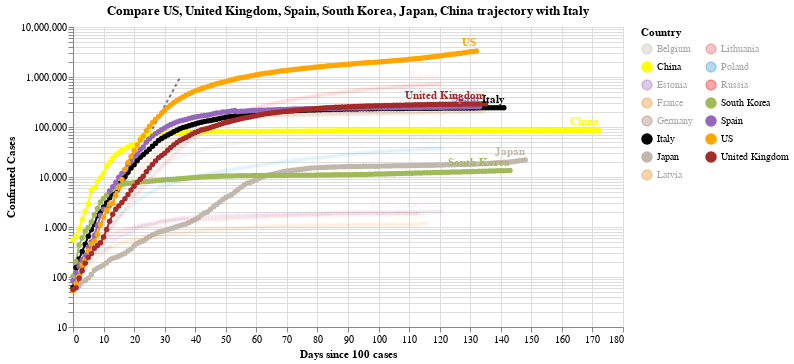

The cell this chart's notebook holds for it:
### Code cell
#hide_input
chart2 = make_since_chart(dff2, ['US', 'United Kingdom', 'Spain', 'South Korea', 'Japan', 'China'], baseline_countries)
chart2

### Figure 1 — Vega-Lite specification as saved in the notebook (floating-point values rounded to 4 significant figures; data arrays with more than 128 entries replaced by an {"elided": "..."} marker saying what was removed)
{"config": {"view": {"continuousWidth": 400, "continuousHeight": 300}}, "layer": [{"data": {"name": "data-628230001892d6798b50651be41d1b3e"}, "mark": {"type": "line", "color": "black", "opacity": 0.5, "strokeDash": [3, 3]}, "encoding": {"x": {"type": "quantitative", "field": "Days since 100 cases"}, "y": {"type": "quantitative", "field": "Confirmed Cases"}}}, {"data": {"name": "data-56bbd19b94d60ffac6d3d1c54a543190"}, "mark": {"type": "line", "point": true}, "encoding": {"color": {"type": "nominal", "field": "Country", "legend": {"columns": 2}, "scale": {"domain": ["Belgium", "China", "Estonia", "France", "Germany", "Italy", "Japan", "Latvia", "Lithuania", "Poland", "Russia", "South Korea", "Spain", "US", "United Kingdom"], "range": ["#C1B7AD", "yellow", "#9467bd", "#F58518", "#9D755D", "black", "#C1B7AD", "#F58518", "#E45756", "#2495D3", "red", "#A1BA59", "#9467bd", "orange", "brown"]}}, "opacity": {"condition": {"value": 1, "selection": "selector012"}, "value": 0.05}, "tooltip": [{"type": "nominal", "field": "Country"}, {"type": "temporal", "field": "Date"}, {"type": "quantitative", "field": "Confirmed Cases"}, {"type": "quantitative", "field": "Days since 100 cases"}], "x": {"type": "quantitative", "field": "Days since 100 cases"}, "y": {"type": "quantitative", "field": "Confirmed Cases", "scale": {"type": "log"}}}, "selection": {"selector012": {"type": "multi", "fields": ["Country"], "bind": "legend", "init": [{"Country": "US"}, {"Country": "United Kingdom"}, {"Country": "Spain"}, {"Country": "South Korea"}, {"Country": "Japan"}, {"Country": "China"}, {"Country": "Italy"}]}}, "width": 550}, {"data": {"name": "data-56bbd19b94d60ffac6d3d1c54a543190"}, "mark": {"type": "text", "align": "right", "dy": -8, "fontWeight": "bold"}, "encoding": {"color": {"type": "nominal", "field": "Country", "legend": {"columns": 2}, "scale": {"domain": ["Belgium", "China", "Estonia", "France", "Germany", "Italy", "Japan", "Latvia", "Lithuania", "Poland", "Russia", "South Korea", "Spain", "US", "United Kingdom"], "range": ["#C1B7AD", "yellow", "#9467bd", "#F58518", "#9D755D", "black", "#C1B7AD", "#F58518", "#E45756", "#2495D3", "red", "#A1BA59", "#9467bd", "orange", "brown"]}}, "opacity": {"condition": {"value": 1, "selection": "selector012"}, "value": 0.05}, "text": {"type": "nominal", "field": "Country"}, "tooltip": [{"type": "nominal", "field": "Country"}, {"type": "temporal", "field": "Date"}, {"type": "quantitative", "field": "Confirmed Cases"}, {"type": "quantitative", "field": "Days since 100 cases"}], "x": {"type": "quantitative", "field": "Days since 100 cases"}, "y": {"type": "quantitative", "field": "Confirmed Cases", "scale": {"type": "log"}}}, "transform": [{"filter": "(datum['Date'] >= 1594512000000)"}], "width": 550}], "title": "Compare US, United Kingdom, Spain, South Korea, Japan, China trajectory with Italy", "$schema": "https://vega.github.io/schema/vega-lite/v4.0.2.json", "datasets": {"data-628230001892d6798b50651be41d1b3e": [{"Days since 100 cases": 0, "Confirmed Cases": 100.0}, {"Days since 100 cases": 1, "Confirmed Cases": 130.0}, {"Days since 100 cases": 2, "Confirmed Cases": 169.0}, {"Days since 100 cases": 3, "Confirmed Cases": 219.7}, {"Days since 100 cases": 4, "Confirmed Cases": 285.6}, {"Days since 100 cases": 5, "Confirmed Cases": 371.3}, {"Days since 100 cases": 6, "Confirmed Cases": 482.7}, {"Days since 100 cases": 7, "Confirmed Cases": 627.5}, {"Days since 100 cases": 8, "Confirmed Cases": 815.7}, {"Days since 100 cases": 9, "Confirmed Cases": 1060.0}, {"Days since 100 cases": 10, "Confirmed Cases": 1379.0}, {"Days since 100 cases": 11, "Confirmed Cases": 1792.0}, {"Days since 100 cases": 12, "Confirmed Cases": 2330.0}, {"Days since 100 cases": 13, "Confirmed Cases": 3029.0}, {"Days since 100 cases": 14, "Confirmed Cases": 3937.0}, {"Days since 100 cases": 15, "Confirmed Cases": 5119.0}, {"Days since 100 cases": 16, "Confirmed Cases": 6654.0}, {"Days since 100 cases": 17, "Confirmed Cases": 8650.0}, {"Days since 100 cases": 18, "Confirmed Cases": 11250.0}, {"Days since 100 cases": 19, "Confirmed Cases": 14620.0}, {"Days since 100 cases": 20, "Confirmed Cases": 19000.0}, {"Days since 100 cases": 21, "Confirmed Cases": 24710.0}, {"Days since 100 cases": 22, "Confirmed Cases": 32120.0}, {"Days since 100 cases": 23, "Confirmed Cases": 41750.0}, {"Days since 100 cases": 24, "Confirmed Cases": 54280.0}, {"Days since 100 cases": 25, "Confirmed Cases": 70560.0}, {"Days since 100 cases": 26, "Confirmed Cases": 91730.0}, {"Days since 100 cases": 27, "Confirmed Cases": 119300.0}, {"Days since 100 cases": 28, "Confirmed Cases": 155000.0}, {"Days since 100 cases": 29, "Confirmed Cases": 201500.0}, {"Days since 100 cases": 30, "Confirmed Cases": 262000.0}, {"Days since 100 cases": 31, "Confirmed Cases": 340600.0}, {"Days since 100 cases": 32, "Confirmed Cases": 442800.0}, {"Days since 100 cases": 33, "Confirmed Cases": 575600.0}, {"Days since 100 cases": 34, "Confirmed Cases": 748300.0}, {"Days since 100 cases": 35, "Confirmed Cases": 972800.0}], "data-56bbd19b94d60ffac6d3d1c54a543190": {"elided": "2008 records"}}}
